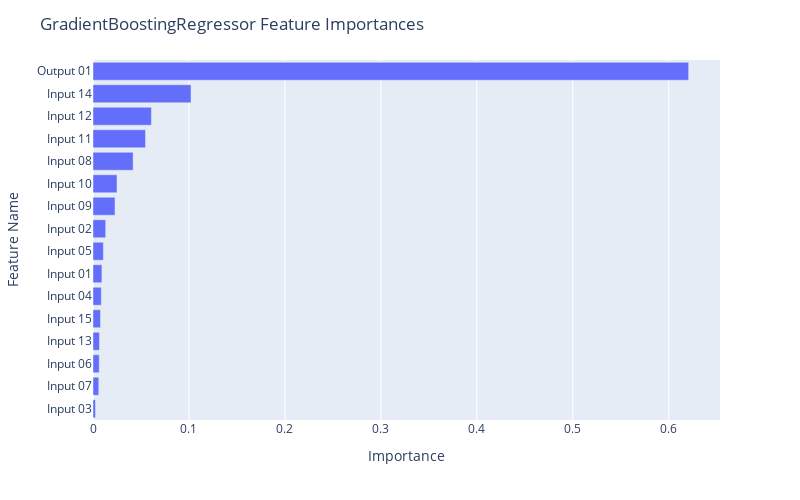

The notebook cell this image was saved under:
### Code cell
fig = px.bar(df_gb, x="Importance", y="Feature Name")

fig.update_layout(
    autosize=False,
    width=800,
    height=500,
    title_text=f"GradientBoostingRegressor Feature Importances",
    yaxis={'categoryorder':'total ascending'}
)

fig.show()

### Figure 1 — Plotly figure (JSON) as saved in the notebook; plotly's stock layout.template omitted (floating-point values rounded to 4 significant figures)
{"data": [{"alignmentgroup": "True", "hovertemplate": "Importance=%{x}<br>Feature Name=%{y}<extra></extra>", "legendgroup": "", "marker": {"color": "#636efa", "pattern": {"shape": ""}}, "name": "", "offsetgroup": "", "orientation": "h", "showlegend": false, "textposition": "auto", "type": "bar", "x": [0.6208, 0.1022, 0.0609, 0.05474, 0.04181, 0.02502, 0.02293, 0.0132, 0.0108, 0.009291, 0.008638, 0.007803, 0.006719, 0.006497, 0.006016, 0.002619], "xaxis": "x", "y": ["Output 01", "Input 14", "Input 12", "Input 11", "Input 08", "Input 10", "Input 09", "Input 02", "Input 05", "Input 01", "Input 04", "Input 15", "Input 13", "Input 06", "Input 07", "Input 03"], "yaxis": "y"}], "layout": {"autosize": false, "barmode": "relative", "height": 500, "legend": {"tracegroupgap": 0}, "margin": {"t": 60}, "title": {"text": "GradientBoostingRegressor Feature Importances"}, "width": 800, "xaxis": {"anchor": "y", "autorange": true, "domain": [0, 1], "range": [0, 0.6535], "title": {"text": "Importance"}, "type": "linear"}, "yaxis": {"anchor": "x", "autorange": true, "categoryorder": "total ascending", "domain": [0, 1], "range": [-0.5, 15.5], "title": {"text": "Feature Name"}, "type": "category"}}}
